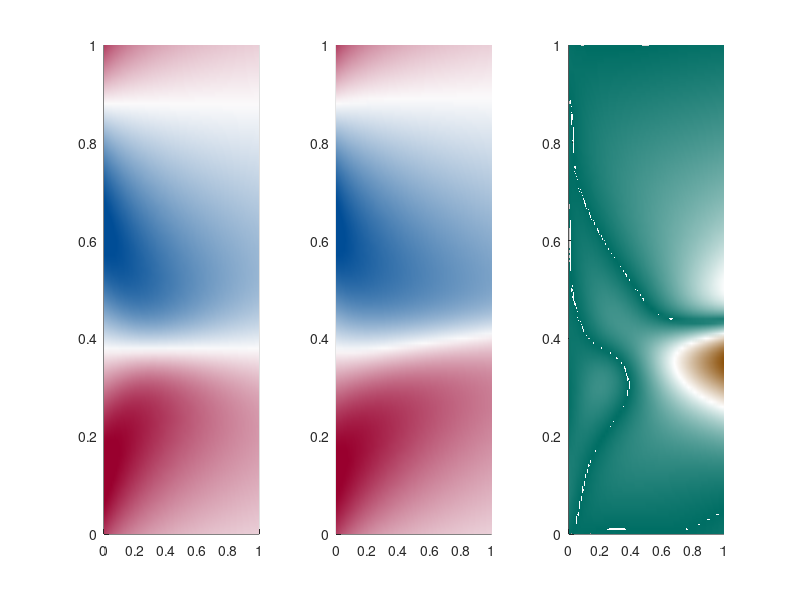

Recreate this plot in MATLAB.
clear all, 
clc
load Map_rebu.mat Map_rebu;
load Map_grye.mat Map_grye;
currentFolder = pwd;
fullPath = fullfile(currentFolder, 'PINNs');
addpath(fullPath)
load interpolation_burger_pinns.mat t u_pred1 u_true v_values x
Y_test = squeeze(u_true(:,:,1));
Y_pred = squeeze(u_pred1(:,:,1));
[~,N] = size(Y_test)

for k=1:N
Err(:,k) = abs(Y_pred(:,k)-Y_test(:,k))./max(Y_test(:,k));
end

t = 0:0.01:1;
x = 0:0.01:1; 

subplot(1,3,1)
surf(t,x,Y_test);
shading interp
caxis([-0.5 0.5])
view([0,90])
colormap(subplot(1,3,1),Map_rebu);

subplot(1,3,2)
surf(t,x,Y_pred); 
shading interp
caxis([-0.5 0.5])
view([0,90])
colormap(subplot(1,3,2),Map_rebu);

subplot(1,3,3)
surf(t,x,Err);
shading interp
% caxis([0 0.6])
view([0,90])
colormap(subplot(1,3,3),Map_grye);
